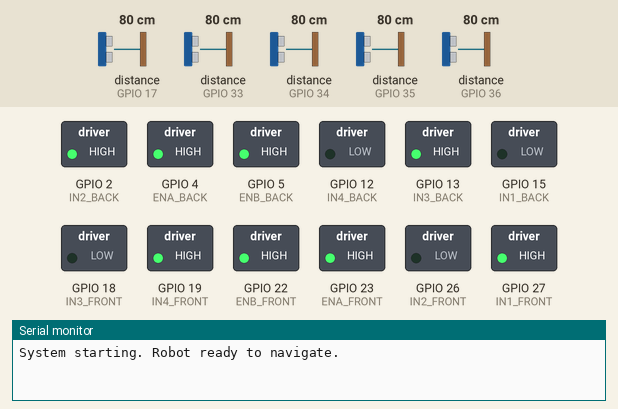
A program run on a simulated ESP32. On the bench: switched loads named in the program (green lamp = pin HIGH), the last lines printed to the serial monitor. Wiring (inferred from the names in the program): 3 × ultrasonic range finder: trigger GPIO 14, echo GPIO 34 / trigger GPIO 25, echo GPIO 33 / trigger GPIO 32, echo GPIO 35. Dashed ring = blinking. The inputs (shaded band) are chosen by the test bench; at power-on: distance to the obstacle (sensors on GPIO 33, GPIO 17, GPIO 34, GPIO 35, GPIO 36) 80 cm. The echo pulse lasts 58.3 µs per cm; pins used as bus, display or sensor lines are not drawn.

Above: at 1.2 s.
1.3 s: distance to the obstacle (sensor on GPIO 33) set to 38 cm
2.8 s: distance to the obstacle (sensor on GPIO 33) set to 33 cm
At 4.44 s:
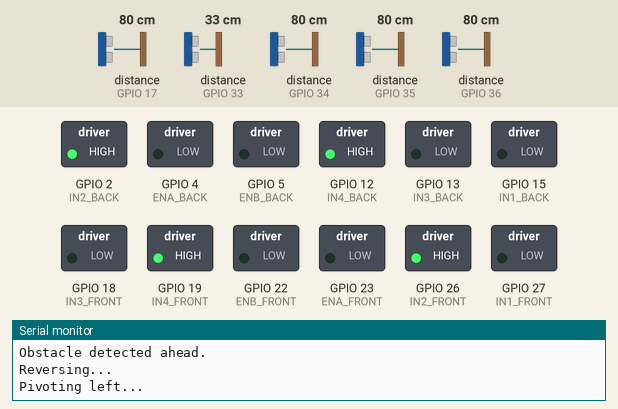
5.8 s: distance to the obstacle (sensor on GPIO 33) set to 60 cm
At 6.5 s:
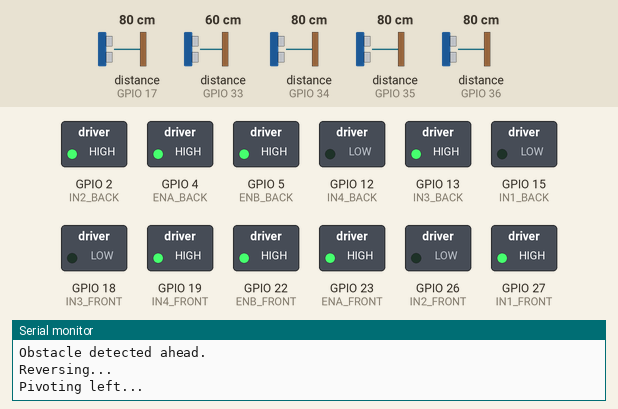
7.6 s: distance to the obstacle (sensor on GPIO 33) set to 2 cm
At 8.07 s:
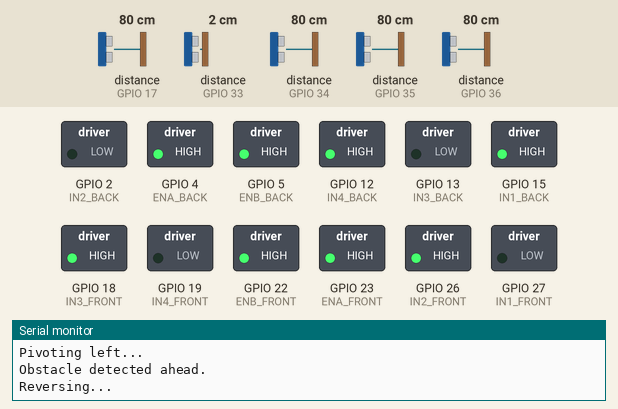
10.6 s: distance to the obstacle (sensor on GPIO 17) set to 76 cm
At 12.56 s:
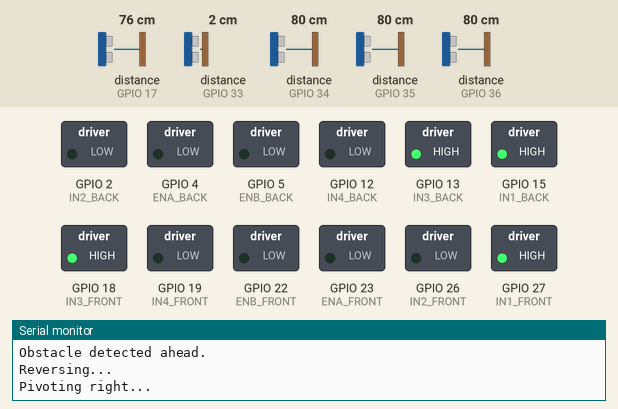
Timing chart, 0 to 14.6 s (numbered marks = the images above; inputs shaded):
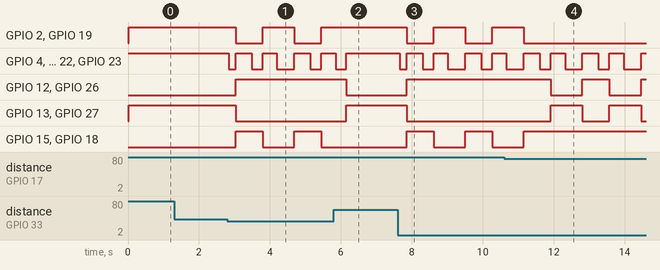

The program:

main.cpp
```cpp
#include <Arduino.h>

#define ENA_BACK    4
#define ENB_BACK    5
#define IN1_BACK    15
#define IN2_BACK    2
#define IN3_BACK    13
#define IN4_BACK    12

#define ENA_FRONT   23
#define ENB_FRONT   22
#define IN1_FRONT   27
#define IN2_FRONT   26
#define IN3_FRONT   18
#define IN4_FRONT   19

#define TRIG_FRONT_LEFT   25
#define ECHO_FRONT_LEFT   33
#define TRIG_FRONT_CENTER 32
#define ECHO_FRONT_CENTER 35
#define TRIG_FRONT_RIGHT  14
#define ECHO_FRONT_RIGHT  34
#define TRIG_RIGHT        21
#define ECHO_RIGHT        36
#define TRIG_LEFT         16
#define ECHO_LEFT         17

#define DIST_THRESHOLD    35
#define PIVOT_DELAY       400
#define BACKUP_TIME       450

#define CH_ENA_BACK       0
#define CH_ENB_BACK       1
#define CH_ENA_FRONT      2
#define CH_ENB_FRONT      3

#define PWM_FULL          255
#define PWM_HALF          255

long readDistanceCM(int trigPin, int echoPin) {
    digitalWrite(trigPin, LOW);
    delayMicroseconds(2);
    digitalWrite(trigPin, HIGH);
    delayMicroseconds(10);
    digitalWrite(trigPin, LOW);

    long duration = pulseIn(echoPin, HIGH, 30000);
    return duration * 0.034 / 2;
}

void setSpeed(int speed) {
    ledcWrite(CH_ENA_BACK, speed);
    ledcWrite(CH_ENB_BACK, speed);
    ledcWrite(CH_ENA_FRONT, speed);
    ledcWrite(CH_ENB_FRONT, speed);
}

void stopMotor() {
    setSpeed(0);
}

void maju() {
    setSpeed(PWM_FULL);
    digitalWrite(IN1_BACK, LOW);
    digitalWrite(IN2_BACK, HIGH);
    digitalWrite(IN3_BACK, HIGH);
    digitalWrite(IN4_BACK, LOW);

    digitalWrite(IN1_FRONT, HIGH);
    digitalWrite(IN2_FRONT, LOW);
    digitalWrite(IN3_FRONT, LOW);
    digitalWrite(IN4_FRONT, HIGH);
}

void mundur() {
    setSpeed(PWM_HALF);
    digitalWrite(IN1_BACK, HIGH);
    digitalWrite(IN2_BACK, LOW);
    digitalWrite(IN3_BACK, LOW);
    digitalWrite(IN4_BACK, HIGH);

    digitalWrite(IN1_FRONT, LOW);
    digitalWrite(IN2_FRONT, HIGH);
    digitalWrite(IN3_FRONT, HIGH);
    digitalWrite(IN4_FRONT, LOW);
}

void pivotKanan() {
    setSpeed(PWM_HALF);
    digitalWrite(IN1_BACK, HIGH);
    digitalWrite(IN2_BACK, LOW);
    digitalWrite(IN3_BACK, HIGH);
    digitalWrite(IN4_BACK, LOW);

    digitalWrite(IN1_FRONT, HIGH);
    digitalWrite(IN2_FRONT, LOW);
    digitalWrite(IN3_FRONT, HIGH);
    digitalWrite(IN4_FRONT, LOW);
}

void pivotKiri() {
    setSpeed(PWM_HALF);
    digitalWrite(IN1_BACK, LOW);
    digitalWrite(IN2_BACK, HIGH);
    digitalWrite(IN3_BACK, LOW);
    digitalWrite(IN4_BACK, HIGH);

    digitalWrite(IN1_FRONT, LOW);
    digitalWrite(IN2_FRONT, HIGH);
    digitalWrite(IN3_FRONT, LOW);
    digitalWrite(IN4_FRONT, HIGH);
}

void setup() {
    Serial.begin(115200);

    pinMode(IN1_BACK, OUTPUT);
    pinMode(IN2_BACK, OUTPUT);
    pinMode(IN3_BACK, OUTPUT);
    pinMode(IN4_BACK, OUTPUT);

    pinMode(IN1_FRONT, OUTPUT);
    pinMode(IN2_FRONT, OUTPUT);
    pinMode(IN3_FRONT, OUTPUT);
    pinMode(IN4_FRONT, OUTPUT);

    ledcSetup(CH_ENA_BACK, 1000, 8);
    ledcSetup(CH_ENB_BACK, 1000, 8);
    ledcSetup(CH_ENA_FRONT, 1000, 8);
    ledcSetup(CH_ENB_FRONT, 1000, 8);

    ledcAttachPin(ENA_BACK, CH_ENA_BACK);
    ledcAttachPin(ENB_BACK, CH_ENB_BACK);
    ledcAttachPin(ENA_FRONT, CH_ENA_FRONT);
    ledcAttachPin(ENB_FRONT, CH_ENB_FRONT);

    setSpeed(PWM_FULL);

    pinMode(TRIG_FRONT_LEFT, OUTPUT);
    pinMode(ECHO_FRONT_LEFT, INPUT);
    pinMode(TRIG_FRONT_CENTER, OUTPUT);
    pinMode(ECHO_FRONT_CENTER, INPUT);
    pinMode(TRIG_FRONT_RIGHT, OUTPUT);
    pinMode(ECHO_FRONT_RIGHT, INPUT);
    pinMode(TRIG_RIGHT, OUTPUT);
    pinMode(ECHO_RIGHT, INPUT);
    pinMode(TRIG_LEFT, OUTPUT);
    pinMode(ECHO_LEFT, INPUT);

    Serial.println("System starting. Robot ready to navigate.");
}

void loop() {
    long distFL = readDistanceCM(TRIG_FRONT_LEFT, ECHO_FRONT_LEFT);
    long distFC = readDistanceCM(TRIG_FRONT_CENTER, ECHO_FRONT_CENTER);
    long distFR = readDistanceCM(TRIG_FRONT_RIGHT, ECHO_FRONT_RIGHT);

    bool obstacleDetected = (distFL < DIST_THRESHOLD && distFL > 0) ||
                            (distFC < DIST_THRESHOLD && distFC > 0) ||
                            (distFR < DIST_THRESHOLD && distFR > 0);

    if (obstacleDetected) {
        Serial.println("Obstacle detected ahead.");
        stopMotor();
        delay(200);

        Serial.println("Reversing...");
        mundur();
        delay(BACKUP_TIME);

        stopMotor();
        delay(300);

        long distRight = readDistanceCM(TRIG_RIGHT, ECHO_RIGHT);
        long distLeft  = readDistanceCM(TRIG_LEFT, ECHO_LEFT);

        if (distRight > distLeft) {
            Serial.println("Pivoting right...");
            pivotKanan();
        } else {
            Serial.println("Pivoting left...");
            pivotKiri();
        }

        delay(PIVOT_DELAY);
        stopMotor();
        delay(200);
    } else {
        maju();
    }

    delay(80);
}
```

Measured:
- the behaviour switches between 36 and 35 cm on distance to the obstacle (sensor on GPIO 33) (found by bisection; images 0 and 1)
- the behaviour switches between 80 and 79 cm on distance to the obstacle (sensor on GPIO 17) (found by bisection; images 3 and 4)
- after the input at 1.3 s, every drawn part: stays the same
- after the input at 2.8 s, GPIO 2 (IN2_BACK): alternates HIGH for 0.89 s and LOW for 0.76 s, starting after 0.24 s; GPIO 4 (ENA_BACK): HIGH → LOW at once, → HIGH 0.20 s later, → LOW 0.45 s later, → HIGH 0.31 s later, … (8 changes in this stretch)
- after the input at 5.8 s, GPIO 2 (IN2_BACK): stays HIGH (without the input it goes to LOW after 0.55 s); GPIO 12 (IN4_BACK): HIGH → LOW after 0.35 s
- after the input at 7.6 s, GPIO 2 (IN2_BACK): alternates HIGH for 0.89 s and LOW for 0.76 s, starting after 0.25 s; GPIO 4 (ENA_BACK): HIGH → LOW after 0.05 s, → HIGH 0.20 s later, → LOW 0.45 s later, → HIGH 0.31 s later, … (8 changes in this stretch)
- after the input at 10.6 s, GPIO 2 (IN2_BACK): goes on until 11.2 s, then stays LOW; GPIO 12 (IN4_BACK): alternates HIGH for 0.76 s and LOW for 0.89 s, starting after 1.3 s
